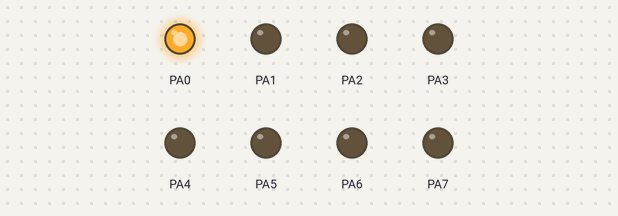
This program was run on a simulated ATmega128, built with avr-gcc and emulated at 10 MHz. Parts: output pins drawn as LEDs (lit = HIGH). At 11.0 s the program stops and its outputs stay as they are.

Above: at 0.1 s.
At 1.1 s:
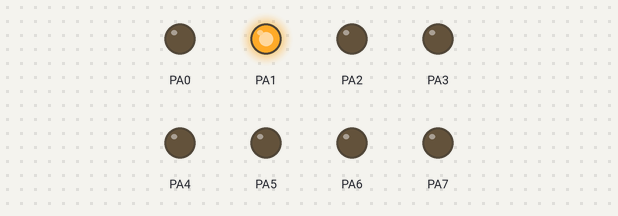
At 2.1 s:
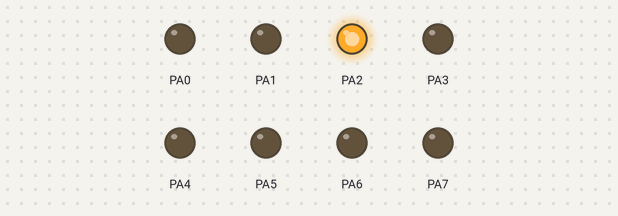
At 4.1 s:
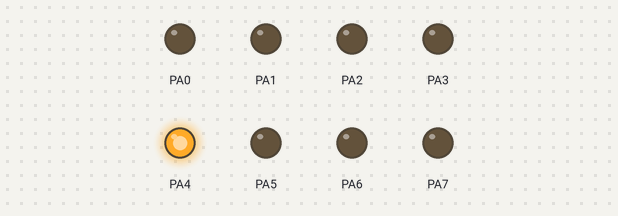
At 6.1 s:
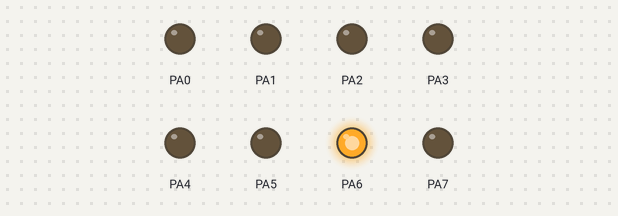
At 8.1 s:
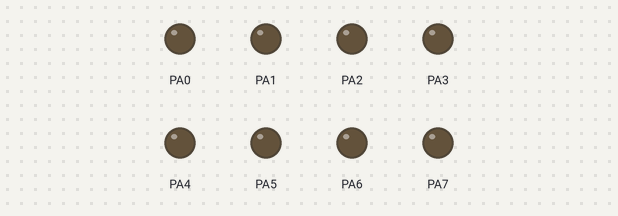
Timing chart, 0 to 9.6 s (numbered marks = the images above):
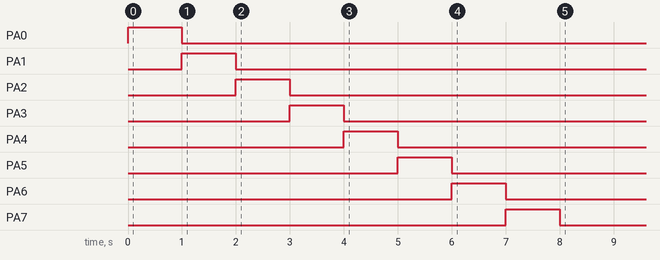

The program:

Ports_Example.c
```c
/*
 * Ports_Example.c
 *
 * Created: 05.09.2011 17:47:27
 *  Author: Denis Vasilkovsky
 *
 *   About: Самый простой пример бегущего огонька, который как верный японский
 *          пилот-камикадзе отправляется в путь к старшим разрядам порта A,
 *          чтобы уже не вернуться назад.
 */

#include <avr/io.h>
#define F_CPU 10000000UL
#include <util/delay.h>

int main(void)
{
	// эта переменная хранит состояние огонька
	char i = 1;
	// настройка порта на вывод
	DDRA = 0xFF;

    while(1)
    {
		// вывод данных
		PORTA = i;
		// вычисление нового состояния
		i = i << 1;
		// пауза на отображение данных
		_delay_ms(1000);
    }
}
```

Measured:
- by itself, PA0: LOW → HIGH at 0.00 s, → LOW 1.0 s later
- by itself, PA1: LOW → HIGH at 1.0 s, → LOW 1.0 s later
- by itself, PA2: LOW → HIGH at 2.0 s, → LOW 1.0 s later
- by itself, PA3: LOW → HIGH at 3.0 s, → LOW 1.0 s later
- by itself, PA4: LOW → HIGH at 4.0 s, → LOW 1.0 s later
- by itself, PA5: LOW → HIGH at 5.0 s, → LOW 1.0 s later
- by itself, PA6: LOW → HIGH at 6.0 s, → LOW 1.0 s later
- by itself, PA7: LOW → HIGH at 7.0 s, → LOW 1.0 s later
